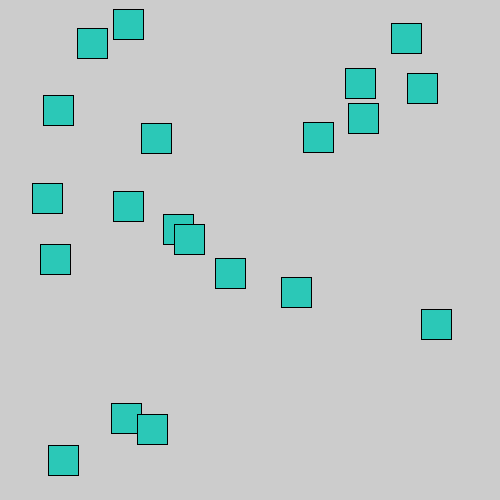
Frame 1 (no input)
Frame 60 (the mouse pressed at the canvas centre just before this capture): identical to frame 1, image omitted
Frame 120 (the mouse held since frame 60 and released just before this capture): identical to frame 1, image omitted

The Processing sketch that drew this single still picture (run headless with seeded random() and noise(); from frame 60 on, the mouse is pressed at the canvas centre):

// Processing sketch: Question_1
// ── Question_1.pde
int n = 20;

int size = 30;
int [] x = new int[n];
int [] y = new int[n];
color [] primary = new color[n];
color [] secondary = new color[n];


void setup() {
  size(500, 500);
  colorMode(HSB);
  for (int i = 0; i < n; i++) {
    x[i] = int(random(0, width-size));
    y[i] = int(random(0, height-size));
    int c = 123;
    int b = int(random(0,255));
    //Makes the alternate colour distinct enough from the original
    //And ensures the alternate is a unique alternate.
    while (abs(c-b) < 30 && !(contains(b, secondary))) {
      b = int(random(0,255));
    }
    println(b);
    primary[i] = color(c, 200,200);
    secondary[i] = color(b, 200,200);
  }
}

void draw() {
  for (int i = 0; i < n; i++) {
    if (mouseX > x[i] && mouseX < x[i]+size &&
      mouseY > y[i] && mouseY < y[i]+size) {
      fill(secondary[i]);
    } else {
      fill(primary[i]);
    }
    rect(x[i], y[i], size, size);
  }
}

//Taken from https://forum.processing.org/two/discussion/7696/unique-random-number-for-elements-in-array
boolean contains(color c, color[] colors) {
  for (color i : colors)  if (i == c)  return true;
  return false;
}
